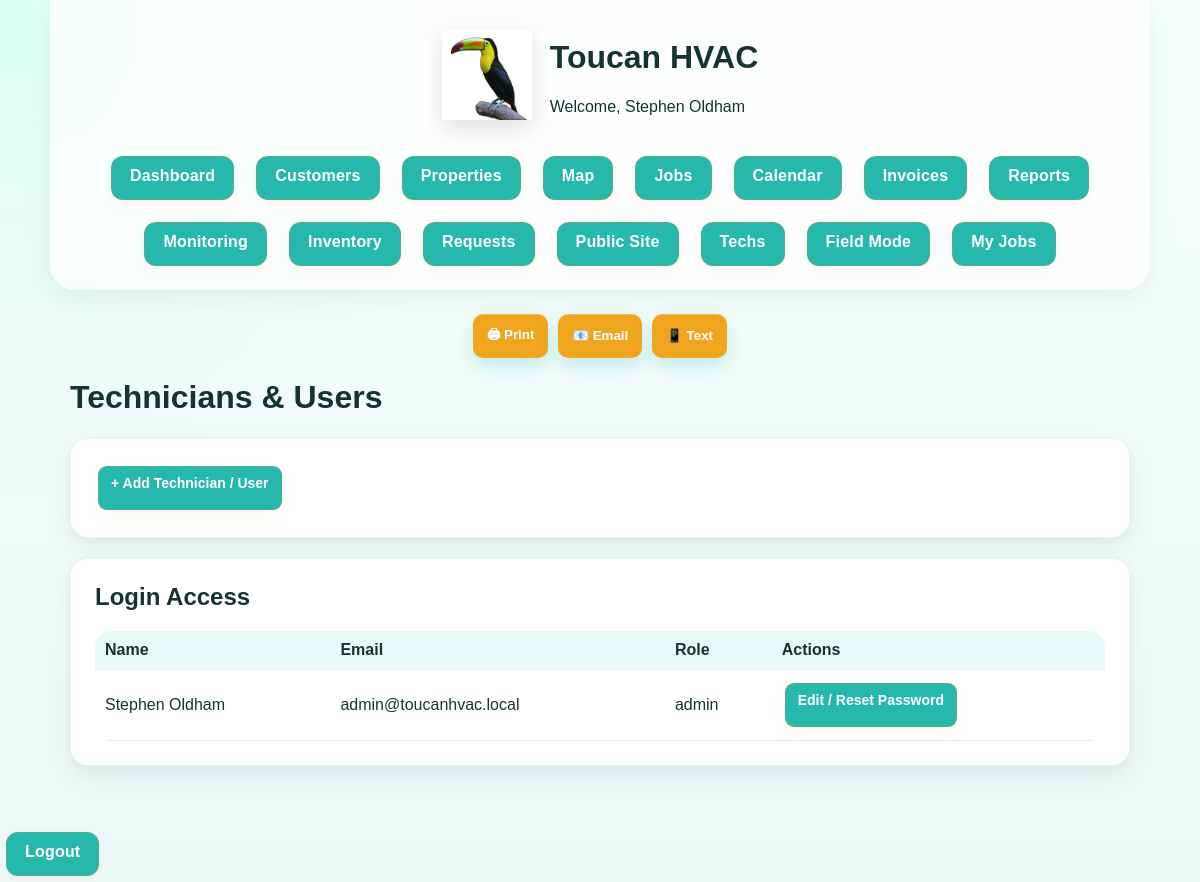
The app's page /technicians (signed in), older data.
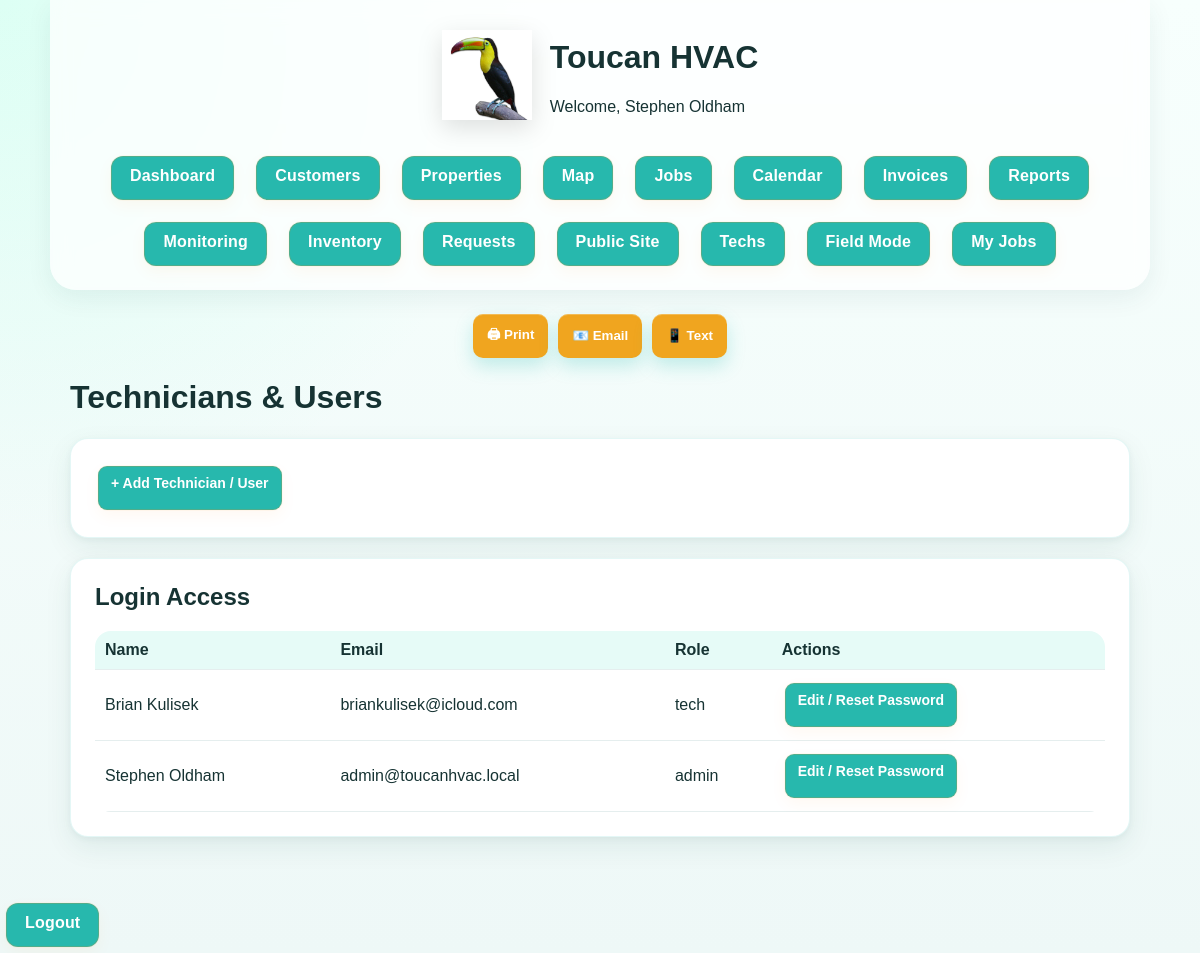
The same page, newer data.
### app.py (models this page shows, shortened)
class User(db.Model):
    id = db.Column(db.Integer, primary_key=True)
    name = db.Column(db.String(120), nullable=False)
    email = db.Column(db.String(120), unique=True, nullable=False)
    password_hash = db.Column(db.String(255), nullable=False)
    role = db.Column(db.String(50), default="admin", nullable=False)

### app.py (the view)
@app.route("/technicians")
@login_required
@admin_required
def technicians():
    techs = User.query.order_by(User.name.asc()).all()
    return render_template(
        "technicians.html",
        technicians=techs,
        user=current_user()
    )

### app.py (called while the page is built, shortened)
def current_user():
    user_id = session.get("user_id")
    if not user_id:
        return None
    return db.session.get(User, user_id)

def admin_required(f):
    from functools import wraps
    @wraps(f)
    def wrapper(*args, **kwargs):
        user = current_user()
        if user.role != "admin":
            flash("Access denied")
            return redirect("/my-jobs")
        return f(*args, **kwargs)
    return wrapper

def login_required(f):
    @wraps(f)
    def wrapper(*args, **kwargs):
        if not current_user():
            flash("Please log in.")
            return redirect(url_for("login"))
        return f(*args, **kwargs)
    return wrapper

@app.before_request
def force_admin_user_once():
    global _admin_bootstrap_done
    if _admin_bootstrap_done:
        return

### templates/technicians.html
{% extends "base.html" %}
{% block content %}
<h1>Technicians & Users</h1>
<div class="card">
  <a class="action-btn" href="/technicians/new">+ Add Technician / User</a>
</div>
<div class="card">
  <h2>Login Access</h2>
  {% if technicians %}
    <table style="width:100%; border-collapse:collapse;">
      <tr>
        <th style="text-align:left; padding:10px;">Name</th>
        <th style="text-align:left; padding:10px;">Email</th>
        <th style="text-align:left; padding:10px;">Role</th>
        <th style="text-align:left; padding:10px;">Actions</th>
      </tr>
      {% for tech in technicians %}
      <tr style="border-top:1px solid #ddd;">
        <td style="padding:10px;">{{ tech.name }}</td>
        <td style="padding:10px;">{{ tech.email }}</td>
        <td style="padding:10px;">{{ tech.role }}</td>
        <td style="padding:10px;">
          <a class="action-btn" href="/technicians/{{ tech.id }}/edit">Edit / Reset Password</a>
        </td>
      </tr>
      {% endfor %}
    </table>
  {% else %}
    <p>No technicians or users found.</p>
  {% endif %}
</div>
{% endblock %}

### templates/base.html (shortened to what this page needs)
<!doctype html>
<html>
<head>
  <link rel="stylesheet" href="{{ url_for('static', filename='style.css') }}">
</head>
<body>
<header class="main-header">
  <div class="logo-area">
    <img src="/static/logo.png" class="logo">
    <div>
      <h1>Toucan HVAC</h1>
      <p>Welcome, {{ user.name if user else "Toucan HVAC" }}</p>
    </div>
  </div>
<div class="nav-row">
  <a class="nav-pill" href="/">Dashboard</a>
  {% if user and user.role == "admin" %}
    <a class="nav-pill" href="/customers">Customers</a>
    <a class="nav-pill" href="/properties">Properties</a>
<a class="nav-pill" href="/property-map">Map</a>
    <a class="nav-pill" href="/service-jobs">Jobs</a>
    <a class="nav-pill" href="/calendar">Calendar</a>
    <a class="nav-pill" href="/invoice-center">Invoices</a>
    <a class="nav-pill" href="/reports">Reports <a class="nav-pill" href="/monitoring">Monitoring</a>
        <a class="nav-pill" href="/inventory">Inventory</a>
        <a class="nav-pill" href="/service-requests">Requests</a>
        <a class="nav-pill" href="/public">Public Site</a></a>
    <a class="nav-pill" href="/technicians">Techs</a>
  {% endif %}
  <a class="nav-pill" href="/tech-mobile">Field Mode</a>
  <a class="nav-pill" href="/my-jobs">My Jobs</a>
</div>
</header>
  <main class="page-wrap">
<div class="page-tools">
  <button onclick="window.print()">🖨 Print</button>
  <button onclick="emailPage()">📧 Email</button>
  <button onclick="textPage()">📱 Text</button>
</div>
{% block content %}{% endblock %}
  </main>
</body>
</html>
<a class="nav-pill" href="/logout">Logout</a>

Row changes from the older to the newer data that the page shows:
added User: name "Brian Kulisek", email "briankulisek@icloud.com", role "tech"
